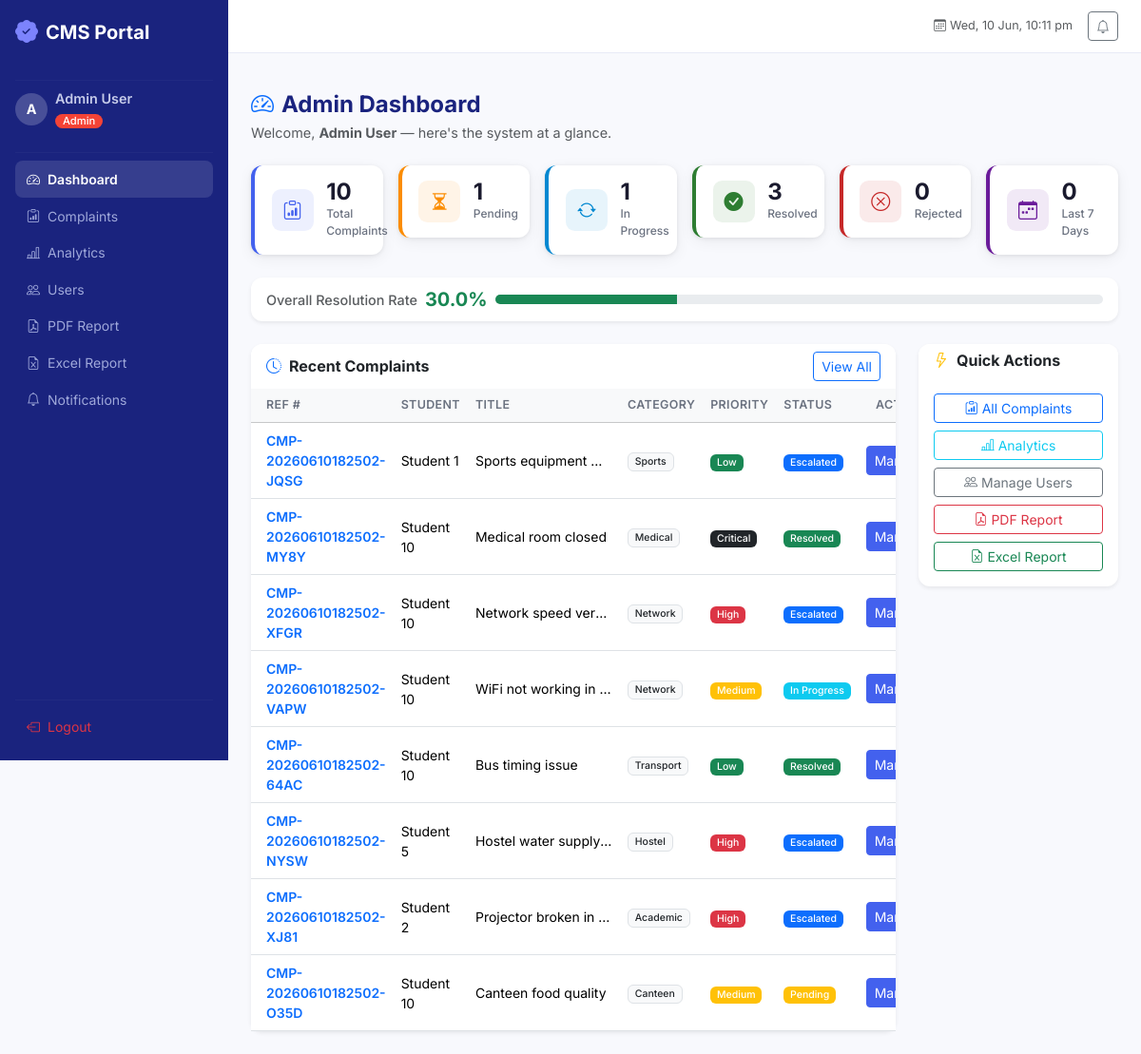
The page /admin/dashboard (signed in) on the database its author committed.
### flask-app/app/models/user.py (models this page shows, shortened)
class TimestampMixin:
    created_at = db.Column(db.DateTime, default=datetime.utcnow, nullable=False)
    updated_at = db.Column(
        db.DateTime, default=datetime.utcnow, onupdate=datetime.utcnow, nullable=False
    )

class User(UserMixin, TimestampMixin, db.Model):
    __tablename__ = "users"
    id = db.Column(db.Integer, primary_key=True)
    name = db.Column(db.String(120), nullable=False)
    email = db.Column(db.String(150), unique=True, nullable=False, index=True)
    student_id = db.Column(db.String(20), unique=True, nullable=True)
    department = db.Column(db.String(100), nullable=True)
    phone = db.Column(db.String(20), nullable=True)
    _password_hash = db.Column("password_hash", db.String(255), nullable=False)
    role = db.Column(db.String(20), nullable=False, default="student")  # student | admin
    is_active = db.Column(db.Boolean, default=True)
    complaints = db.relationship(
        "Complaint",
        back_populates="user",
        lazy="dynamic",
        cascade="all, delete-orphan",
        foreign_keys="Complaint.user_id",
    )
    notifications = db.relationship(
        "Notification", back_populates="user", lazy="dynamic", cascade="all, delete-orphan"
    )
    @property
    def password(self):
        """Encapsulation: password is write-only."""
        raise AttributeError("Password is write-only.")
    @property
    def is_admin(self) -> bool:
        return self.role == "admin"

### flask-app/app/models/complaint.py (models this page shows, shortened)
class Complaint(db.Model):
    __tablename__ = "complaints"
    id = db.Column(db.Integer, primary_key=True)
    complaint_number = db.Column(
        db.String(40), unique=True, nullable=False, default=generate_complaint_number
    )
    user_id = db.Column(db.Integer, db.ForeignKey("users.id"), nullable=False, index=True)
    title = db.Column(db.String(200), nullable=False)
    description = db.Column(db.Text, nullable=False)
    category = db.Column(db.String(50), nullable=False, default="Other")
    priority = db.Column(db.String(20), nullable=False, default="Low")
    status = db.Column(db.String(30), nullable=False, default="Pending")
    attachment = db.Column(db.String(300), nullable=True)
    assigned_to = db.Column(db.Integer, db.ForeignKey("users.id"), nullable=True)
    admin_response = db.Column(db.Text, nullable=True)
    resolved_at = db.Column(db.DateTime, nullable=True)
    created_at = db.Column(db.DateTime, default=datetime.utcnow, nullable=False)
    updated_at = db.Column(
        db.DateTime, default=datetime.utcnow, onupdate=datetime.utcnow, nullable=False
    )
    user = db.relationship("User", foreign_keys=[user_id], back_populates="complaints")
    assignee = db.relationship("User", foreign_keys=[assigned_to])
    logs = db.relationship(
        "ComplaintLog", back_populates="complaint", lazy="dynamic",
        cascade="all, delete-orphan"
    )
    @property
    def priority_badge(self) -> str:
        badges = {
            "Low": "success", "Medium": "warning",
            "High": "danger", "Critical": "dark"
        }
        return badges.get(self.priority, "secondary")
    @property
    def status_badge(self) -> str:
        badges = {
            "Pending": "warning", "In Progress": "info",
            "Resolved": "success", "Rejected": "danger", "Escalated": "primary"
        }
        return badges.get(self.status, "secondary")

### flask-app/app/routes/admin.py (the view)
@admin_bp.route("/dashboard")
@login_required
@admin_required
@log_execution_time
def dashboard():
    summary  = analytics_service.summary()
    recent   = (
        Complaint.query
        .order_by(Complaint.created_at.desc())
        .limit(8)
        .all()
    )
    unread = Notification.query.filter_by(user_id=current_user.id, is_read=False).count()
    return render_template(
        "admin/dashboard.html",
        summary=summary,
        recent_complaints=recent,
        unread_notifications=unread,
    )

### flask-app/app/templates/admin/dashboard.html (shortened to what this page needs)
{% extends "base.html" %}
{% block content %}
<div class="page-header mb-4">
  <h4 class="fw-bold mb-1"><i class="bi bi-speedometer2 me-2 text-primary"></i>Admin Dashboard</h4>
  <p class="text-muted mb-0">Welcome, <strong>{{ current_user.name }}</strong> — here's the system at a glance.</p>
</div>
<div class="row g-3 mb-4">
  {% set kpis = [
    ('Total Complaints', summary.total, 'bi-clipboard-data', '#4361ee'),
    ('Pending', summary.pending, 'bi-hourglass-split', '#fb8c00'),
    ('In Progress', summary.in_progress, 'bi-arrow-repeat', '#0288d1'),
    ('Resolved', summary.resolved, 'bi-check-circle-fill', '#2e7d32'),
    ('Rejected', summary.rejected, 'bi-x-circle', '#c62828'),
    ('Last 7 Days', summary.recent_7d, 'bi-calendar-week', '#6a1b9a'),
  ] %}
  {% for label, val, icon, hex in kpis %}
  <div class="col-6 col-xl-2">
    <div class="kpi-card" style="border-left: 4px solid {{ hex }}">
      <div class="kpi-icon" style="background:{{ hex }}18; color:{{ hex }}">
        <i class="{{ icon }}"></i>
      </div>
      <div>
        <div class="kpi-value">{{ val }}</div>
        <div class="kpi-label">{{ label }}</div>
      </div>
    </div>
  </div>
  {% endfor %}
</div>
<div class="row g-3 mb-4">
  <div class="col-12">
    <div class="card shadow-sm border-0 py-2 px-3">
      <div class="d-flex align-items-center justify-content-between flex-wrap gap-2">
        <span class="fw-medium text-muted">Overall Resolution Rate</span>
        <span class="fw-bold text-success fs-5">{{ summary.resolution_rate }}%</span>
        <div class="flex-grow-1" style="min-width:200px">
          <div class="progress" style="height:10px">
            <div class="progress-bar bg-success" style="width:{{ summary.resolution_rate }}%"></div>
          </div>
        </div>
      </div>
    </div>
  </div>
</div>
<div class="row g-4">
  <div class="col-lg-9">
    <div class="card shadow-sm border-0">
      <div class="card-header bg-white border-0 d-flex justify-content-between align-items-center">
        <h6 class="fw-bold mb-0"><i class="bi bi-clock-history me-2 text-primary"></i>Recent Complaints</h6>
        <a href="{{ url_for('admin.complaints') }}" class="btn btn-sm btn-outline-primary">View All</a>
      </div>
      <div class="table-responsive">
        <table class="table table-hover align-middle mb-0">
          <thead class="table-light">
            <tr>
              <th class="ps-3">Ref #</th>
              <th>Student</th>
              <th>Title</th>
              <th>Category</th>
              <th>Priority</th>
              <th>Status</th>
              <th class="text-center">Action</th>
            </tr>
          </thead>
          <tbody>
            {% for c in recent_complaints %}
            <tr>
              <td class="ps-3 fw-semibold text-primary">{{ c.complaint_number }}</td>
              <td>{{ c.user.name if c.user else 'N/A' }}</td>
              <td class="text-truncate" style="max-width:160px">{{ c.title }}</td>
              <td><span class="badge bg-light text-dark border">{{ c.category }}</span></td>
              <td><span class="badge bg-{{ c.priority_badge }}">{{ c.priority }}</span></td>
              <td><span class="badge bg-{{ c.status_badge }}">{{ c.status }}</span></td>
              <td class="text-center">
                <a href="{{ url_for('admin.complaint_detail', complaint_id=c.id) }}"
                   class="btn btn-sm btn-primary">Manage</a>
              </td>
            </tr>
            {% endfor %}
          </tbody>
        </table>
      </div>
    </div>
  </div>
  <div class="col-lg-3">
    <div class="card shadow-sm border-0 mb-3">
      <div class="card-header bg-white border-0">
        <h6 class="fw-bold mb-0"><i class="bi bi-lightning me-2 text-warning"></i>Quick Actions</h6>
      </div>
      <div class="card-body d-grid gap-2">
        <a href="{{ url_for('admin.complaints') }}" class="btn btn-outline-primary btn-sm">
          <i class="bi bi-clipboard-data me-1"></i>All Complaints
        </a>
        <a href="{{ url_for('admin.analytics') }}" class="btn btn-outline-info btn-sm">
          <i class="bi bi-bar-chart-line me-1"></i>Analytics
        </a>
        <a href="{{ url_for('admin.users') }}" class="btn btn-outline-secondary btn-sm">
          <i class="bi bi-people me-1"></i>Manage Users
        </a>
        <a href="{{ url_for('reports.generate_pdf') }}" target="_blank"
           class="btn btn-outline-danger btn-sm">
          <i class="bi bi-file-earmark-pdf me-1"></i>PDF Report
        </a>
        <a href="{{ url_for('reports.generate_excel') }}" target="_blank"
           class="btn btn-outline-success btn-sm">
          <i class="bi bi-file-earmark-excel me-1"></i>Excel Report
        </a>
      </div>
    </div>
  </div>
</div>
{% endblock %}

### flask-app/app/templates/base.html (shortened to what this page needs)
<!DOCTYPE html>
<html lang="en">
<head>
  <link href="https://cdn.jsdelivr.net/npm/bootstrap@5.3.3/dist/css/bootstrap.min.css" rel="stylesheet"/>
  <link href="https://cdn.jsdelivr.net/npm/bootstrap-icons@1.11.3/font/bootstrap-icons.min.css" rel="stylesheet"/>
  <link rel="stylesheet" href="{{ url_for('static', filename='css/style.css') }}"/>
</head>
<body class="cms-body">
{% if current_user.is_authenticated %}
<div class="d-flex">
  <nav id="sidebar" class="sidebar d-flex flex-column flex-shrink-0 p-3">
    <a href="{{ url_for('auth.index') }}" class="sidebar-brand d-flex align-items-center mb-4 text-decoration-none">
      <i class="bi bi-patch-check-fill me-2 fs-4"></i>
      <span class="fw-bold fs-5">CMS Portal</span>
    </a>
    <hr class="sidebar-divider"/>
    <div class="sidebar-user mb-3">
      <div class="d-flex align-items-center gap-2">
        <div class="user-avatar">{{ current_user.name[0].upper() }}</div>
        <div>
          <div class="fw-semibold text-truncate" style="max-width:140px">{{ current_user.name }}</div>
          <span class="badge {% if current_user.is_admin %}badge-admin{% else %}badge-student{% endif %}">
            {{ current_user.role|capitalize }}
          </span>
        </div>
      </div>
    </div>
    <hr class="sidebar-divider"/>
    <ul class="nav flex-column">
      {% if current_user.is_admin %}
        <li class="nav-item"><a class="nav-link {% if request.endpoint == 'admin.dashboard' %}active{% endif %}" href="{{ url_for('admin.dashboard') }}"><i class="bi bi-speedometer2 me-2"></i>Dashboard</a></li>
        <li class="nav-item"><a class="nav-link {% if request.endpoint == 'admin.complaints' %}active{% endif %}" href="{{ url_for('admin.complaints') }}"><i class="bi bi-clipboard-data me-2"></i>Complaints</a></li>
        <li class="nav-item"><a class="nav-link {% if request.endpoint == 'admin.analytics' %}active{% endif %}" href="{{ url_for('admin.analytics') }}"><i class="bi bi-bar-chart-line me-2"></i>Analytics</a></li>
        <li class="nav-item"><a class="nav-link {% if request.endpoint == 'admin.users' %}active{% endif %}" href="{{ url_for('admin.users') }}"><i class="bi bi-people me-2"></i>Users</a></li>
        <li class="nav-item"><a class="nav-link" href="{{ url_for('reports.generate_pdf') }}" target="_blank"><i class="bi bi-file-earmark-pdf me-2"></i>PDF Report</a></li>
        <li class="nav-item"><a class="nav-link" href="{{ url_for('reports.generate_excel') }}" target="_blank"><i class="bi bi-file-earmark-excel me-2"></i>Excel Report</a></li>
        <li class="nav-item"><a class="nav-link {% if request.endpoint == 'admin.notifications' %}active{% endif %}" href="{{ url_for('admin.notifications') }}"><i class="bi bi-bell me-2"></i>Notifications</a></li>
      {% endif %}
    </ul>
    <div class="mt-auto">
      <hr class="sidebar-divider"/>
      <a class="nav-link text-danger" href="{{ url_for('auth.logout') }}">
        <i class="bi bi-box-arrow-left me-2"></i>Logout
      </a>
    </div>
  </nav>
  <div class="main-content flex-grow-1">
    <header class="top-bar d-flex align-items-center justify-content-between px-4">
      <div class="d-flex align-items-center gap-3 ms-auto">
        <span class="text-muted small"><i class="bi bi-calendar3 me-1"></i><span id="liveClock"></span></span>
        <a href="{% if current_user.is_admin %}{{ url_for('admin.notifications') }}{% else %}{{ url_for('complaints.notifications') }}{% endif %}"
           class="btn btn-sm btn-outline-secondary position-relative">
          <i class="bi bi-bell"></i>
        </a>
      </div>
    </header>
    <div class="px-4 pt-3">
    </div>
    <main class="p-4">
{% endif %}
{% block content %}{% endblock %}
{% if current_user.is_authenticated %}
    </main>
  </div>
</div>
{% endif %}
</body>
</html>

### flask-app/app/static/css/style.css (style rules this page uses)
:root { --cms-primary: #4361ee; --cms-secondary: #3a0ca3; --cms-surface: #f8f9fd; --cms-sidebar-bg: #1a237e; --cms-sidebar-w: 240px; --cms-topbar-h: 56px; --radius: 0.75rem; --shadow: 0 1px 4px rgba(0,0,0,.08), 0 4px 16px rgba(0,0,0,.06); }
*, *::before, *::after { box-sizing: border-box; }
body.cms-body { font-family: 'Inter', system-ui, sans-serif; background: var(--cms-surface); color: #1a1a2e; min-height: 100vh; font-size: 0.9rem; }
.sidebar { width: var(--cms-sidebar-w); min-height: 100vh; background: var(--cms-sidebar-bg); color: #c5cae9; position: sticky; top: 0; height: 100vh; overflow-y: auto; flex-shrink: 0; transition: width .25s ease; }
.sidebar-brand { color: #fff !important; }
.sidebar-brand i { color: #7c83fd; }
.sidebar-divider { border-color: rgba(255,255,255,.12); margin: .5rem 0; }
.sidebar .nav-link { color: #9fa8da; border-radius: .5rem; padding: .55rem .75rem; transition: all .18s ease; font-size: .875rem; }
.sidebar .nav-link:hover, .sidebar .nav-link.active { background: rgba(255,255,255,.12); color: #fff; }
.sidebar .nav-link.active { font-weight: 600; }
.user-avatar { width: 34px; height: 34px; border-radius: 50%; background: rgba(255,255,255,.2); color: #fff; display: flex; align-items: center; justify-content: center; font-weight: 700; font-size: .9rem; flex-shrink: 0; }
.badge-admin { background: #f44336; color: #fff; padding: 2px 8px; border-radius: 12px; font-size: .7rem; }
.top-bar { height: var(--cms-topbar-h); background: #fff; border-bottom: 1px solid #e8eaf6; position: sticky; top: 0; z-index: 100; }
.main-content { min-height: 100vh; overflow-x: hidden; }
.page-header h4 { color: #1a237e; }
.kpi-card { background: #fff; border-radius: var(--radius); padding: 1rem 1.1rem; display: flex; align-items: center; gap: .85rem; box-shadow: var(--shadow); border-left: 4px solid var(--cms-primary); transition: transform .15s ease, box-shadow .15s ease; }
.kpi-icon { width: 44px; height: 44px; border-radius: .6rem; display: flex; align-items: center; justify-content: center; font-size: 1.25rem; flex-shrink: 0; }
.kpi-value { font-size: 1.5rem; font-weight: 700; line-height: 1; }
.kpi-label { font-size: .75rem; color: #6b7280; font-weight: 500; margin-top: 2px; }
.card { border-radius: var(--radius) !important; }
.card-header { border-radius: var(--radius) var(--radius) 0 0 !important; }
.table { font-size: .875rem; }
.table th { font-weight: 600; font-size: .78rem; text-transform: uppercase; letter-spacing: .03em; color: #6b7280; }
.table tbody tr { transition: background .1s; }
.btn-primary { background: var(--cms-primary); border-color: var(--cms-primary); }
.badge { font-weight: 500; }

### rows shown on the page
User: name "A", name "Admin User", role "Admin"
Complaint: id "3", status "Resolved", complaint_number "CMP-20260610182502-64AC", user "Student 10", title "Bus timing issue", category "Transport", priority "Low"
Complaint: complaint_number "CMP-20260610182502-JQSG", user "Student 1", title "Sports equipment…", category "Sports", priority "Low", status "Escalated"
Complaint: complaint_number "CMP-20260610182502-MY8Y", user "Student 10", title "Medical room closed", category "Medical", priority "Critical", status "Resolved"
Complaint: complaint_number "CMP-20260610182502-XFGR", user "Student 10", title "Network speed ver…", category "Network", priority "High", status "Escalated"
Complaint: complaint_number "CMP-20260610182502-VAPW", user "Student 10", title "WiFi not working in…", category "Network", priority "Medium", status "In Progress"
Complaint: complaint_number "CMP-20260610182502-NYSW", user "Student 5", title "Hostel water supply…", category "Hostel", priority "High", status "Escalated"
Complaint: complaint_number "CMP-20260610182502-XJ81", user "Student 2", title "Projector broken in…", category "Academic", priority "High", status "Escalated"
Complaint: complaint_number "CMP-20260610182502-O35D", user "Student 10", title "Canteen food quality", category "Canteen", priority "Medium", status "Pending"

### other values the page prints
{{ val }} "10" "1" "1" "0" "0"
{{ label }} "Total Complaints" "Pending" "In Progress" "Rejected" "Last 7 Days"
{{ summary.resolution_rate }} "30.0"
